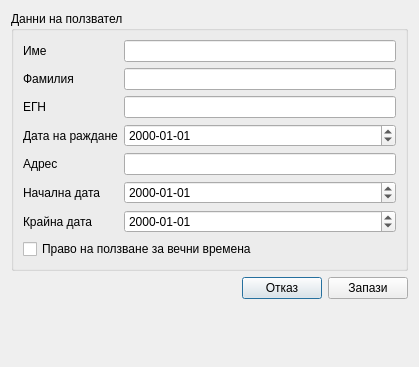
<?xml version="1.0" encoding="UTF-8"?>
<ui version="4.0">
 <class>OwnerDialog</class>
 <widget class="QDialog" name="OwnerDialog">
  <property name="geometry">
   <rect>
    <x>0</x>
    <y>0</y>
    <width>419</width>
    <height>367</height>
   </rect>
  </property>
  <property name="windowTitle">
   <string>Добавяне на ползвател</string>
  </property>
  <layout class="QVBoxLayout" name="verticalLayout_2">
   <item>
    <widget class="QGroupBox" name="groupBox">
     <property name="title">
      <string>Данни на ползвател</string>
     </property>
     <layout class="QVBoxLayout" name="verticalLayout">
      <item>
       <layout class="QFormLayout" name="formLayout">
        <item row="0" column="0">
         <widget class="QLabel" name="label">
          <property name="text">
           <string>Име</string>
          </property>
          <property name="buddy">
           <cstring>owner_fname</cstring>
          </property>
         </widget>
        </item>
        <item row="0" column="1">
         <widget class="QLineEdit" name="owner_fname"/>
        </item>
        <item row="1" column="0">
         <widget class="QLabel" name="label_2">
          <property name="text">
           <string>Фамилия</string>
          </property>
          <property name="buddy">
           <cstring>owner_lname</cstring>
          </property>
         </widget>
        </item>
        <item row="2" column="0">
         <widget class="QLabel" name="label_3">
          <property name="text">
           <string>ЕГН</string>
          </property>
          <property name="buddy">
           <cstring>owner_egn</cstring>
          </property>
         </widget>
        </item>
        <item row="3" column="0">
         <widget class="QLabel" name="label_4">
          <property name="text">
           <string>Дата на раждане</string>
          </property>
          <property name="buddy">
           <cstring>owner_dob</cstring>
          </property>
         </widget>
        </item>
        <item row="4" column="0">
         <widget class="QLabel" name="label_5">
          <property name="text">
           <string>Адрес</string>
          </property>
          <property name="buddy">
           <cstring>owner_address</cstring>
          </property>
         </widget>
        </item>
        <item row="5" column="0">
         <widget class="QLabel" name="label_6">
          <property name="text">
           <string>Начална дата</string>
          </property>
          <property name="buddy">
           <cstring>owner_sdate</cstring>
          </property>
         </widget>
        </item>
        <item row="6" column="0">
         <widget class="QLabel" name="label_7">
          <property name="text">
           <string>Крайна дата</string>
          </property>
          <property name="buddy">
           <cstring>owner_edate</cstring>
          </property>
         </widget>
        </item>
        <item row="1" column="1">
         <widget class="QLineEdit" name="owner_lname"/>
        </item>
        <item row="2" column="1">
         <widget class="QLineEdit" name="owner_egn"/>
        </item>
        <item row="3" column="1">
         <widget class="QDateEdit" name="owner_dob">
          <property name="wrapping">
           <bool>true</bool>
          </property>
          <property name="displayFormat">
           <string>yyyy-MM-dd</string>
          </property>
         </widget>
        </item>
        <item row="4" column="1">
         <widget class="QLineEdit" name="owner_address"/>
        </item>
        <item row="5" column="1">
         <widget class="QDateEdit" name="owner_sdate">
          <property name="wrapping">
           <bool>true</bool>
          </property>
          <property name="displayFormat">
           <string>yyyy-MM-dd</string>
          </property>
         </widget>
        </item>
        <item row="6" column="1">
         <widget class="QDateEdit" name="owner_edate">
          <property name="wrapping">
           <bool>true</bool>
          </property>
          <property name="displayFormat">
           <string>yyyy-MM-dd</string>
          </property>
         </widget>
        </item>
       </layout>
      </item>
      <item>
       <widget class="QCheckBox" name="owner_usef">
        <property name="text">
         <string>Право на ползване за вечни времена</string>
        </property>
       </widget>
      </item>
     </layout>
    </widget>
   </item>
   <item>
    <layout class="QHBoxLayout" name="horizontalLayout">
     <item>
      <spacer name="horizontalSpacer">
       <property name="orientation">
        <enum>Qt::Horizontal</enum>
       </property>
       <property name="sizeHint" stdset="0">
        <size>
         <width>40</width>
         <height>20</height>
        </size>
       </property>
      </spacer>
     </item>
     <item>
      <widget class="QPushButton" name="btn_cancel">
       <property name="text">
        <string>Отказ</string>
       </property>
      </widget>
     </item>
     <item>
      <widget class="QPushButton" name="btn_save">
       <property name="text">
        <string>Запази</string>
       </property>
      </widget>
     </item>
    </layout>
   </item>
   <item>
    <widget class="QLabel" name="lbl_status">
     <property name="text">
      <string/>
     </property>
    </widget>
   </item>
  </layout>
 </widget>
 <resources/>
 <connections/>
</ui>
